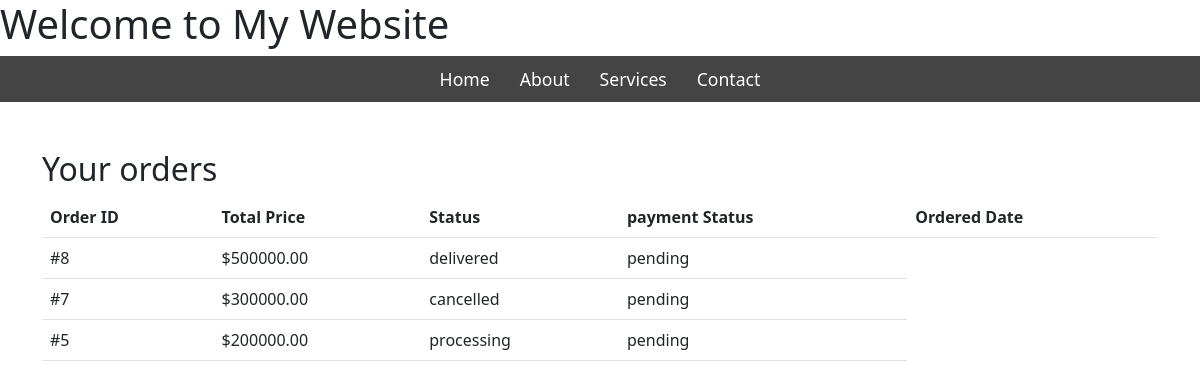
The page /order_history/ (signed in) on the database its author committed.
### products/models.py (models this page shows, shortened)
class Order(models.Model):
    STATUS_CHOICES = [
        ('pending','pending'),
        ('processing','processing'),
        ('shipped','shipped'),
        ('delivered','delivered'),
        ('cancelled','cancelled'),
    ]
    user = models.ForeignKey(User, on_delete=models.CASCADE)
    cart=models.ManyToManyField(Cart)
    created_at =models.DateTimeField(auto_now_add=True)
    total_price = models.DecimalField(max_digits=10, decimal_places=2)
    status =models.CharField(max_length=50, choices=STATUS_CHOICES, default='pending')

class Payment(models.Model):
    PAYMENT_STATUS_CHOICE =[
        ('pending','pending'),
        ('Completed','Completed'),
        ('Failed','Failed'),
    ]
    order = models.OneToOneField(Order, on_delete=models.CASCADE)
    payment_method = models.CharField(max_length=100, choices=[('COD','cash on Delivery'), ('Online','Online Payment')])
    trancation_id = models.CharField(max_length=255, blank=True, null=True)
    status = models.CharField(max_length=50, choices=PAYMENT_STATUS_CHOICE, default='pending')

### products/views.py (the view)
# urls.py: path('order_history/',views.order_history, name='order_history'),
@login_required
def order_history(request):
    order = Order.objects.filter(user = request.user).order_by('-created_at')
    return render (request, 'order_history.html',{'orders':order})

### products/templates/order_history.html (shortened to what this page needs)
{% extends "index.html" %}
{% block content %}
    <div class="container mt-5">
        <h2>Your orders</h2>
        <table class="table">
            <thead>
                <tr>
                    <th>Order ID</th>
                    <th>Total Price</th>
                    <th>Status</th>
                    <th>payment Status</th>
                    <th>Ordered Date</th>
                </tr>
            </thead>
            <tbody>
                {% for order in orders %}
                <tr>
                    <td>#{{ order.id }}</td>
                    <td>${{ order.total_price }}</td>
                    <td>{{ order.status }}</td>
                    <td>{{ order.payment.status }}</td>
                </tr>
                {% endfor %}
            </tbody>
        </table>
    </div>
{% endblock %}

### products/templates/index.html (shortened to what this page needs)
<!DOCTYPE html>
<html lang="en">
<head>
    <link rel="stylesheet" href="style.css">
    <link rel="stylesheet" href="https://cdn.jsdelivr.net/npm/bootstrap@5.3.0/dist/css/bootstrap.min.css">
</head>
<body>
    <header>
        <h1>Welcome to My Website</h1>
    </header>
    <nav class="nav-menu">
        <ul>
            <li><a href="/">Home</a></li>
            <li><a href="/about">About</a></li>
            <li><a href="/services">Services</a></li>
            <li><a href="/contact">Contact</a></li>
        </ul>
    </nav>
    <main>
        {% block content %}{% endblock %}
    </main>
</body>
</html>

### products/templates/style.css (style rules this page uses)
.nav-menu { background-color: #444; padding: 10px 0; }
.nav-menu ul { list-style: none; padding: 0; margin: 0; display: flex; justify-content: center; }
.nav-menu ul li { margin: 0 15px; }
.nav-menu ul li a { color: #fff; text-decoration: none; font-size: 1.1rem; transition: color 0.3s ease; }

### rows shown on the page
Order: id "8", total_price "500000.00", status "delivered", payment.status "pending"
Order: id "7", total_price "300000.00", status "cancelled", payment.status "pending"
Order: id "5", total_price "200000.00", status "processing", payment.status "pending"
